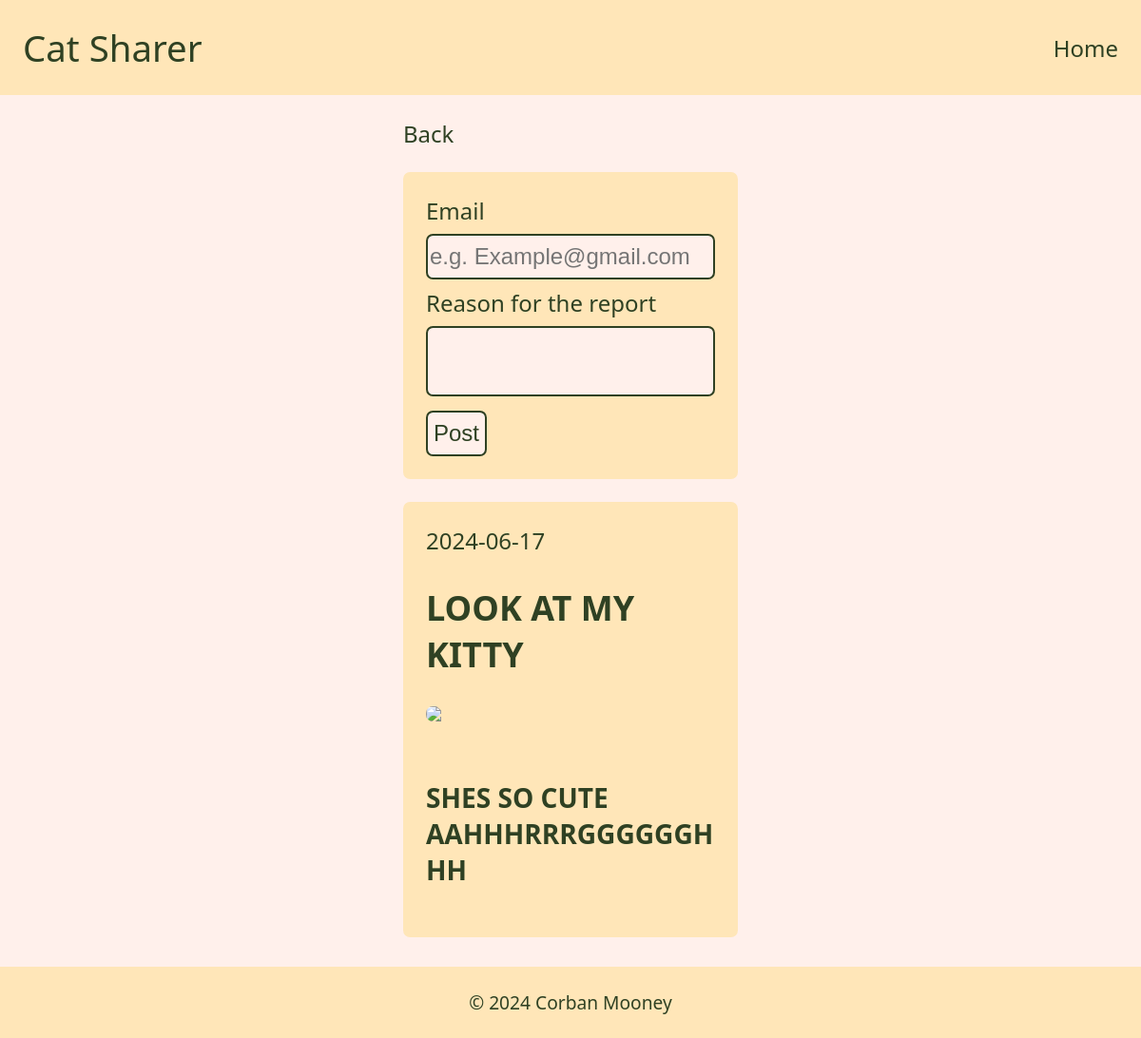
The app's page /site/formReport.php?id=1 with its own data.
### tables this page shows
CREATE TABLE `Uploads` (
  `id` bigint NOT NULL AUTO_INCREMENT,
  `title` varchar(50) NOT NULL,
  `image_data` longblob NOT NULL,
  `image_type` varchar(50) NOT NULL,
  `uploaded` date NOT NULL,
  `descript` varchar(250) NOT NULL,
  `pass` varchar(25) NOT NULL,
  PRIMARY KEY (`id`)
);

### site/formReport.php (the view, shortened to what this page needs)
<?php
include 'partials/top.php';
$postId = $_GET['id'] ?? '';
$db = connectToDB();
$query = 'SELECT id, title, uploaded, descript FROM Uploads WHERE id = ?';
try {
    $stmt = $db->prepare($query);
    $stmt->execute([$postId]);
    $post = $stmt->fetch();
}
catch (PDOException $e) {
    consoleLog($e->getMessage(), 'DB List Fetch', ERROR);
    die('There was an error getting data from the database');
}
echo '<a href="viewPost.php?id=' . $postId . '">Back</a> <br>';
?>
<form method = "post" action = <?php echo '"reportPost.php?id=' . $postId  . '"' ?> >
       <label>Email</label>
       <input name = 'email'
              type = 'email'
              placeholder = 'e.g. Example@gmail.com'
              required>
       <label>Reason for the report</label>
       <textarea name = 'reason'
              required></textarea>
       <input type="submit"
              value="Post" onclick="return confirm(`Report post? (This cannot be undone)`);">
</form>
<?php
echo '<ul id="post-view">';
echo $post['uploaded'];
echo '<h2> ' . $post['title'] . '</h2>';
echo '<img src="load-thing-image.php?id=' . $postId . '"><br>';
echo '<h3>' . $post['descript'] . '</h3>';
echo '</ul>';
include 'partials/bottom.php';

### site/css/styles.css (style rules this page uses)
* { box-sizing: border-box; }
html { font-family: system-ui, -apple-system, BlinkMacSystemFont, 'Segoe UI', Roboto, Oxygen, Ubuntu, Cantarell, 'Open Sans', 'Helvetica Neue', sans-serif; font-size: 24px; }
body { display: flex; background-color: #FFF0EB; color: #2F4123; margin: 0; min-height: 100vh; flex-direction: column; align-items: center; }
main a { color: #2F4123; text-decoration: none; }
ul { list-style: none; padding: 3px; width: max-content; margin: 1rem auto; }
#post-view { display: block; margin-bottom: 0.3rem; width: 100%; justify-content: center; gap: 0rem; background-color: #FFE6B8; border-radius: 0.3rem; list-style-type: none; margin-left: 0rem; text-decoration: none; padding: 1rem 1rem; word-wrap: break-word }
#post-view img { display: flex; width: 100%; border-radius: 0.3rem; }
form { width: 100%; max-width: 100%; margin: 1rem auto; padding: 1rem; background-color: #FFE6B8; border-radius: 0.3rem; }
form label { color: #2F4123; }
input[type=text], input[type=email], input[type=password] { width: 100%; height: 2rem; margin: 8px 0; box-sizing: border-box; border-radius: 0.3rem; background-color: #FFF0EB; color: #2F4123; outline: none; border: 2px solid #2F4123; max-width: 100%; }
input[type=submit] { width: auto; height: 2rem; box-sizing: border-box; border-radius: 0.3rem; background-color: #FFF0EB; color: #2F4123; outline: none; border: 2px solid #2F4123; }
textarea { width: 100%; height: auto; margin: 8px 0; box-sizing: border-box; border-radius: 0.3rem; background-color: #FFF0EB; color: #2F4123; outline: none; border: 2px solid #2F4123; font-size: inherit; font-family: inherit; resize: none; }
label { display: block; color: white; }
input, select { display: block; font-size: inherit; }

### records on screen
uploads: uploaded "2024-06-17", title "LOOK AT MY KITTY", descript "SHES SO CUTE AAHHHRRRGGGGGGHHH"

### other values on screen
SITE_NAME "Cat Sharer"
